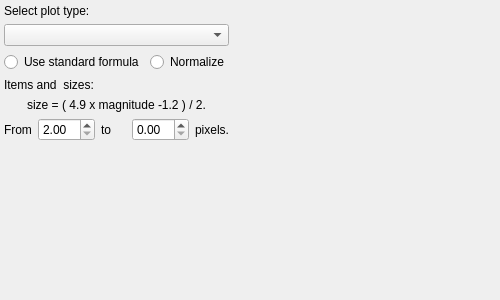
<?xml version="1.0" encoding="UTF-8"?>
<ui version="4.0">
 <class>MagnitudeDensity</class>
 <widget class="QWidget" name="MagnitudeDensity">
  <property name="geometry">
   <rect>
    <x>0</x>
    <y>0</y>
    <width>500</width>
    <height>300</height>
   </rect>
  </property>
  <property name="windowTitle">
   <string>MagnitudeDensity</string>
  </property>
  <layout class="QGridLayout" name="gridLayout">
   <property name="margin">
    <number>4</number>
   </property>
   <item row="0" column="0">
    <layout class="QVBoxLayout" name="verticalLayout">
     <item>
      <widget class="QLabel" name="label">
       <property name="text">
        <string>Select plot type:</string>
       </property>
      </widget>
     </item>
     <item>
      <layout class="QHBoxLayout" name="horizontalLayout">
       <item>
        <widget class="QComboBox" name="comboBoxType">
         <property name="sizeAdjustPolicy">
          <enum>QComboBox::AdjustToContents</enum>
         </property>
        </widget>
       </item>
      </layout>
     </item>
     <item>
      <layout class="QHBoxLayout" name="horizontalLayout_3">
       <item>
        <widget class="QRadioButton" name="radioButtonFormula">
         <property name="text">
          <string>Use standard formula</string>
         </property>
        </widget>
       </item>
       <item>
        <widget class="QRadioButton" name="radioButtonNormalize">
         <property name="text">
          <string>Normalize</string>
         </property>
        </widget>
       </item>
      </layout>
     </item>
     <item>
      <widget class="QLabel" name="label_2">
       <property name="text">
        <string>Items and  sizes:</string>
       </property>
      </widget>
     </item>
     <item>
      <widget class="QLabel" name="labelMagnitudeFormula">
       <property name="text">
        <string>size = ( 4.9 x magnitude -1.2 ) / 2.</string>
       </property>
       <property name="alignment">
        <set>Qt::AlignCenter</set>
       </property>
      </widget>
     </item>
     <item>
      <widget class="QFrame" name="frameItemSize">
       <property name="frameShape">
        <enum>QFrame::NoFrame</enum>
       </property>
       <property name="frameShadow">
        <enum>QFrame::Raised</enum>
       </property>
       <layout class="QHBoxLayout" name="horizontalLayout_2">
        <property name="margin">
         <number>0</number>
        </property>
        <item>
         <widget class="QLabel" name="label_3">
          <property name="text">
           <string>From</string>
          </property>
         </widget>
        </item>
        <item>
         <widget class="QDoubleSpinBox" name="doubleSpinBoxMinSize">
          <property name="minimum">
           <double>2.000000000000000</double>
          </property>
         </widget>
        </item>
        <item>
         <widget class="QLabel" name="label_4">
          <property name="text">
           <string>to</string>
          </property>
         </widget>
        </item>
        <item>
         <widget class="QDoubleSpinBox" name="doubleSpinBoxMaxSize"/>
        </item>
        <item>
         <widget class="QLabel" name="label_5">
          <property name="text">
           <string>pixels.</string>
          </property>
         </widget>
        </item>
       </layout>
      </widget>
     </item>
     <item>
      <spacer name="verticalSpacer">
       <property name="orientation">
        <enum>Qt::Vertical</enum>
       </property>
       <property name="sizeHint" stdset="0">
        <size>
         <width>20</width>
         <height>40</height>
        </size>
       </property>
      </spacer>
     </item>
     <item>
      <widget class="QFrame" name="frameToolBox">
       <property name="frameShape">
        <enum>QFrame::NoFrame</enum>
       </property>
       <property name="frameShadow">
        <enum>QFrame::Raised</enum>
       </property>
      </widget>
     </item>
    </layout>
   </item>
   <item row="0" column="1">
    <widget class="QFrame" name="framePlot">
     <property name="sizePolicy">
      <sizepolicy hsizetype="Expanding" vsizetype="Expanding">
       <horstretch>0</horstretch>
       <verstretch>0</verstretch>
      </sizepolicy>
     </property>
    </widget>
   </item>
  </layout>
 </widget>
 <layoutdefault spacing="6" margin="11"/>
 <resources/>
 <connections/>
</ui>
